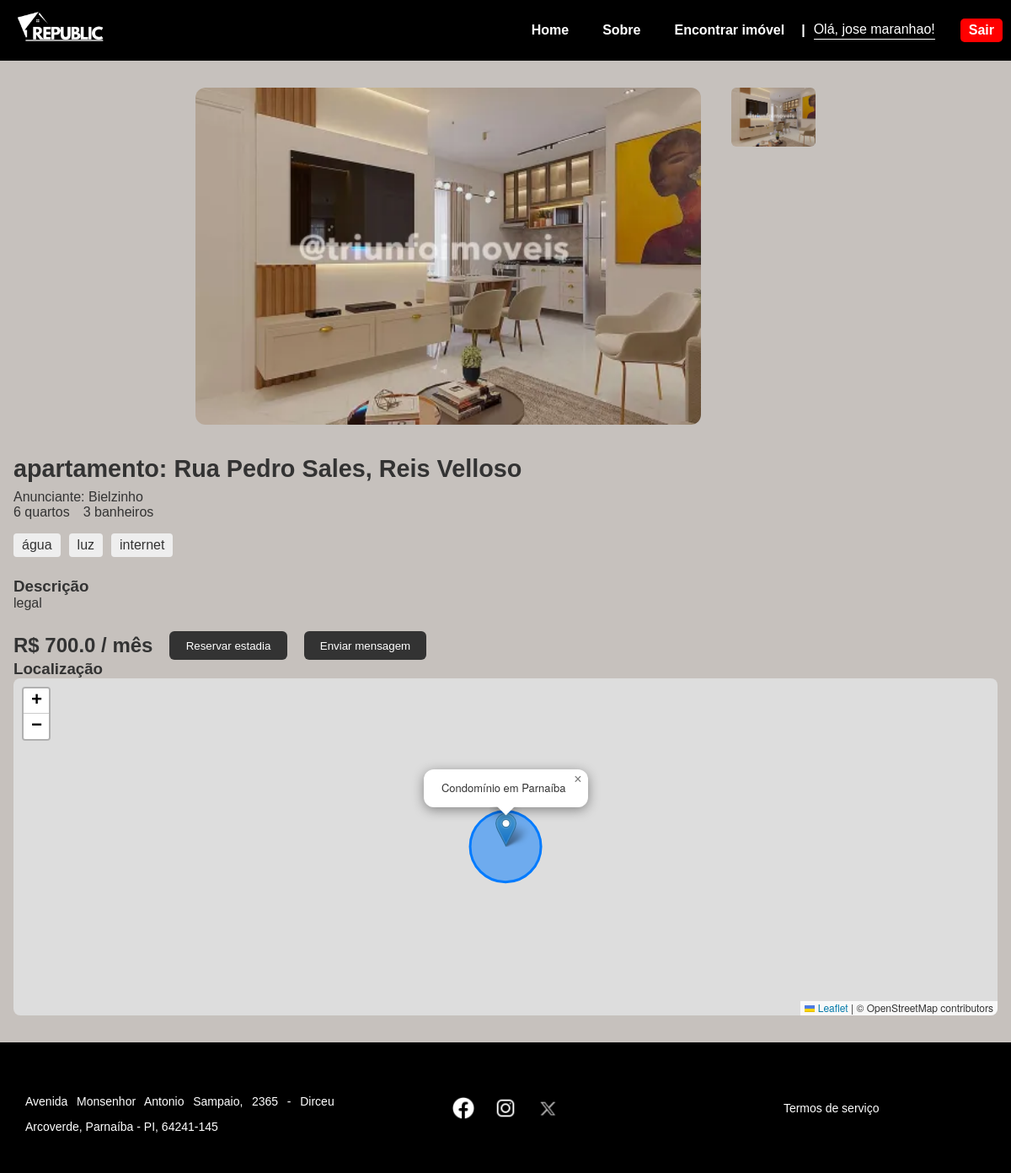
Screenshot of /detalhes_apartamento/10 (signed in) with the database file from the repository.
### tables this page shows
CREATE TABLE usuarios (
    id INTEGER PRIMARY KEY AUTOINCREMENT,
    nome TEXT NOT NULL,
    email TEXT NOT NULL UNIQUE,
    senha TEXT NOT NULL,
    celular TEXT NOT NULL
);

CREATE TABLE apartamentos (
    id INTEGER PRIMARY KEY AUTOINCREMENT,
    endereco TEXT,
    bairro TEXT,
    numero TEXT,
    cep TEXT,
    complemento TEXT,
    valor REAL,
    quartos INTEGER,
    banheiros INTEGER,
    inclusos TEXT,
    outros TEXT,
    descricao TEXT,
    imagem TEXT,
    tipo TEXT
, usuario_id INTEGER);

### app.py (the view)
@app.route('/detalhes_apartamento/<int:id>')
def detalhes_apartamento(id):
    conn = sqlite3.connect('instance/banco.db')
    cursor = conn.cursor()
    cursor.execute("""
       SELECT id, endereco, bairro, numero, cep, complemento, valor, quartos,
              banheiros, inclusos, outros, descricao, imagem, tipo, usuario_id
       FROM apartamentos WHERE id = ?
    """, (id,))
    row = cursor.fetchone()
    if row and len(row) >= 15:
        apt = {
            'id': row[0],
            'endereco': row[1],
            'bairro': row[2],
            'numero': row[3],
            'cep': row[4],
            'complemento': row[5],
            'valor': row[6],
            'quartos': row[7],
            'banheiros': row[8],
            'inclusos': row[9].split(',') if row[9] else [],
            'outros': row[10],
            'descricao': row[11],
            'imagens': row[12].split(',') if row[12] else ['default.jpg'],
            'tipo': row[13],
            'usuario_id': row[14]
        }
        cursor.execute('SELECT nome FROM usuarios WHERE id = ?', (apt['usuario_id'],))
        dono = cursor.fetchone()
        dono_nome = dono[0] if dono else 'Desconhecido'
        conn.close()
        return render_template('apt.html', apartamento=apt, dono_nome=dono_nome, usuario_logado=session.get('usuario_id'))
    conn.close()
    return "Apartamento não encontrado", 404

### app.py (called while the page is built)
def obter_usuario_nome():
    if 'usuario_id' in session:
        conn = sqlite3.connect('instance/banco.db')
        cursor = conn.cursor()
        cursor.execute('SELECT nome FROM usuarios WHERE id = ?', (session['usuario_id'],))
        usuario = cursor.fetchone()
        conn.close()
        if usuario:
            return usuario[0]
    return None

@app.context_processor
def inject_usuario_nome():
    return dict(usuario_nome=obter_usuario_nome())

### templates/apt.html (shortened to what this page needs)
<!DOCTYPE html>
<html lang="pt-br">
<head>
  <link rel="stylesheet" href="{{ url_for('static', filename='css/style.css') }}">
  <link rel="stylesheet" href="{{ url_for('static', filename='css/apt.css') }}">
  <link rel="stylesheet" href="{{ url_for('static', filename='css/map.css') }}">
  <link rel="stylesheet" href="https://unpkg.com/leaflet/dist/leaflet.css" />
</head>
<body>
  <header class="header">
    <div class="logo">
      <a href="{{ url_for('index') }}">
        <img src="{{ url_for('static', filename='img/logo/logo_branca.png') }}" alt="Republic Logo">
      </a>
    </div>
    <nav class="nav">
      <a href="{{ url_for('index') }}">Home</a>
      <a href="{{ url_for('sobre') }}">Sobre</a>
      <a href="{{ url_for('pesquisa') }}">Encontrar imóvel</a>
      {% if usuario_nome %}
      <div class="user-info">
        <div class="separator">|</div>
        <span class="saudacao">Olá, {{ usuario_nome }}!</span>
        <a href="{{ url_for('logout') }}" class="logout-btn">Sair</a>
      </div>
      {% else %}
      <a href="{{ url_for('cadastro') }}">Login / Cadastro</a>
      {% endif %}
    </nav>
  </header>
  <main class="main-content">
    <div class="image-gallery side-by-side">
      <div class="main-img">
        {% if apartamento.imagens and apartamento.imagens|length > 0 %}
          <img id="current-img" src="{{ url_for('static', filename='img/apts/' + apartamento.imagens[0]) }}" alt="Imagem principal">
        {% else %}
          <img id="current-img" src="{{ url_for('static', filename='img/apts/default.jpg') }}" alt="Imagem padrão">
        {% endif %}
      </div>
      <div class="thumbs">
        {% for img in apartamento.imagens %}
          <img class="thumb" src="{{ url_for('static', filename='img/apts/' + img) }}" alt="Imagem" onclick="changeImage('{{ img }}')">
        {% endfor %}
      </div>
    </div>
    <section class="details">
      <h2>{{ apartamento.tipo }}: {{ apartamento.endereco }}, {{ apartamento.bairro }}</h2>
<div class="anunciante">
  <span>Anunciante: {{ dono_nome }}</span>
</div>
      <ul class="info">
        <li>{{ apartamento.quartos }} quartos</li>
        <li>{{ apartamento.banheiros }} banheiros</li>
      </ul>
      <div class="highlights">
        {% for item in apartamento.inclusos %}
        <span>{{ item }}</span>
        {% endfor %}
      </div>
      <section class="description">
        <h3>Descrição</h3>
        <p>{{ apartamento.descricao }}</p>
      </section>
      <div class="price-action">
        <span class="price">R$ {{ apartamento.valor }} / mês</span>
        <button>Reservar estadia</button>
        <button>Enviar mensagem</button>
      </div>
    </section>
    <section class="map">
      <h3>Localização</h3>
      <div id="map"></div>
    </section>
  </main>
  <footer class="footer">
    <div class="footer-content">
      <div class="container text-center">
        <div class="row">
          <div class="col">
            <p>Avenida Monsenhor Antonio Sampaio, 2365 - Dirceu Arcoverde, Parnaíba - PI, 64241-145</p>
          </div>
          <div class="col">
            <div class="socials">
              <a href="#"><img src="{{ url_for('static', filename='img/socials/facebook.png') }}" alt="Facebook"></a>
              <a href="#"><img src="{{ url_for('static', filename='img/socials/ig.png') }}" alt="Instagram"></a>
              <a href="#"><img src="{{ url_for('static', filename='img/socials/x.webp') }}" alt="X"></a>
            </div>
          </div>
          <div class="col">
            <a href="{{ url_for('termos') }}">Termos de serviço</a>
          </div>
        </div>
      </div>
    </div>
  </footer>
</body>
</html>

### static/css/style.css (style rules this page uses)
* { margin: 0; padding: 0; box-sizing: border-box; }
body { font-family: Arial, sans-serif; background-color: #c6c1bd; color: #333; }
.nav { display: flex; align-items: center; gap: 20px; }
.user-info { display: flex; align-items: center; gap: 10px; }
.separator { color: white; font-weight: bold; }
.saudacao { color: white; border-bottom: 1px solid white; padding-bottom: 2px; }
.logout-btn { background-color: red; color: white; padding: 5px 10px; border-radius: 5px; text-decoration: none; font-weight: bold; transition: background-color 0.3s; }
.header { background: rgb(0, 0, 0); display: flex; align-items: center; justify-content: space-between; padding: 10px; }
.logo img { width: 120px; }
.nav a { color: white; text-decoration: none; margin-left: 20px; font-weight: bold; }
.container { padding: 30px 50px; }
.container p { text-align: justify; line-height: 30px; margin-top: 15px; }
.footer { background-color: black; color: white; padding: 30px 0; font-size: 14px; }
.footer-content .container { max-width: 1200px; margin: 0 auto; padding: 0 20px; }
.footer-content .row { display: flex; justify-content: space-between; align-items: center; flex-wrap: wrap; text-align: center; }
.footer-content .col { flex: 1; padding: 10px; }
.footer-content .socials a img { width: 30px; margin: 0 8px; vertical-align: middle; }
.footer-content a { color: white; text-decoration: none; }

### static/css/apt.css (style rules this page uses)
.main-content { max-width: 1200px; margin: 2rem auto; padding: 0 1rem; }
.image-gallery { display: flex; flex-direction: column; align-items: center; gap: 1rem; }
.image-gallery.side-by-side { flex-direction: row; align-items: flex-start; justify-content: center; }
.main-img img { width: 100%; max-width: 800px; height: auto; border-radius: 12px; }
.image-gallery.side-by-side .main-img img { width: 600px; height: 400px; object-fit: cover; border-radius: 12px; }
.thumbs { display: flex; gap: 10px; flex-wrap: wrap; justify-content: center; }
.image-gallery.side-by-side .thumbs { flex-direction: column; gap: 10px; margin-left: 20px; }
.thumbs img { width: 100px; height: 70px; object-fit: cover; border-radius: 6px; cursor: pointer; transition: transform 0.2s; }
.details { margin-top: 2rem; }
.details h2 { font-size: 1.8rem; margin-bottom: 0.5rem; }
.info { list-style: none; padding: 0; display: flex; flex-wrap: wrap; gap: 1rem; }
.highlights { display: flex; flex-wrap: wrap; gap: 10px; margin: 1rem 0; }
.highlights span { background-color: #eee; padding: 5px 10px; border-radius: 4px; }
.description { margin: 1.5rem 0; }
.price-action { display: flex; align-items: center; gap: 20px; flex-wrap: wrap; }
.price { font-weight: bold; font-size: 1.5rem; }
.price-action button { background-color: #333; color: white; border: none; padding: 0.6rem 1.2rem; border-radius: 6px; cursor: pointer; transition: background-color 0.2s; }

### static/css/map.css (style rules this page uses)
#map { width: 100%; height: 100%; min-height: 400px; border-radius: 8px; }

### rows the page displays
usuarios: nome "jose maranhao"
apartamentos: imagem (picture), tipo "apartamento", endereco "Rua Pedro Sales", bairro "Reis Velloso", quartos "6", banheiros "3", descricao "legal", valor "700.0"
usuarios: nome "Bielzinho"

### other values shown
{{ item }} "água" "luz" "internet"
